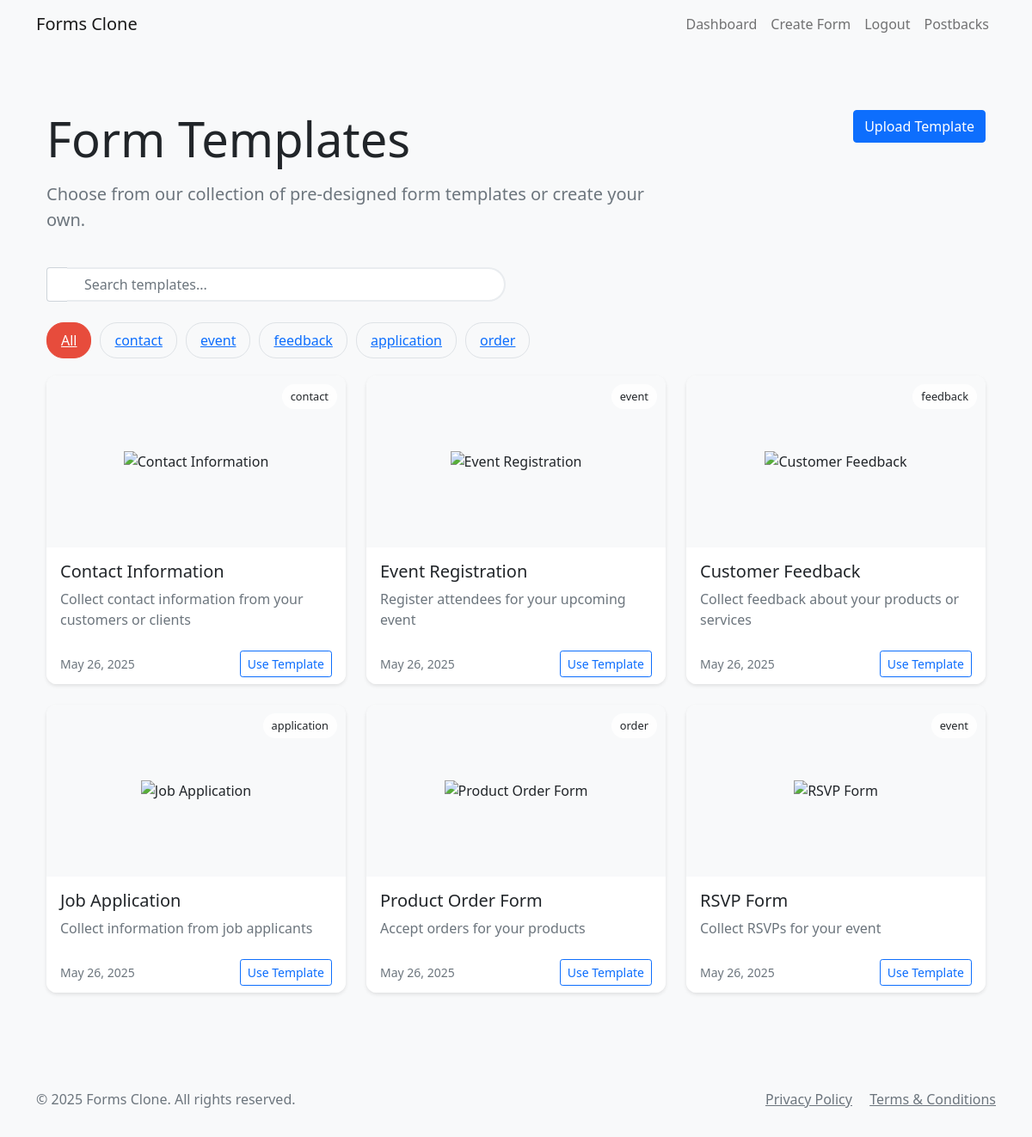
Screenshot of /templates (signed in) with the database file from the repository.
### app.py (models this page shows, shortened)
class FormTemplate(db.Model):
    id = db.Column(db.Integer, primary_key=True)
    title = db.Column(db.String(200), nullable=False)
    description = db.Column(db.Text)
    questions = db.Column(db.Text)  # JSON string of questions
    category = db.Column(db.String(50))  # e.g., 'survey', 'registration', 'feedback'
    created_at = db.Column(db.DateTime, default=datetime.utcnow)
    is_public = db.Column(db.Boolean, default=True)
    preview_image = db.Column(db.String(255), nullable=True)
    user_id = db.Column(db.Integer, db.ForeignKey('user.id'), nullable=True)
    user = db.relationship('User', backref='templates')
    template_data = db.Column(db.Text, nullable=True)  # JSON string of complete template data

### app.py (the view)
@app.route('/templates')
def template_gallery():
    categories = db.session.query(FormTemplate.category).distinct().all()
    categories = [cat[0] for cat in categories if cat[0]]
    selected_category = request.args.get('category')
    search_query = request.args.get('search', '')
    query = FormTemplate.query.filter_by(is_public=True)
    if selected_category:
        query = query.filter_by(category=selected_category)
    if search_query:
        query = query.filter(
            (FormTemplate.title.ilike(f'%{search_query}%')) |
            (FormTemplate.description.ilike(f'%{search_query}%'))
        )
    templates = query.order_by(FormTemplate.created_at.desc()).all()
    return render_template('template_gallery.html',
                         templates=templates,
                         categories=categories,
                         selected_category=selected_category,
                         search_query=search_query)

### app.py (called while the page is built)
@app.context_processor
def inject_now():
    return {'now': datetime.now()}

@app.context_processor
def inject_csrf_token():
    return {'csrf_token': lambda: 'dummy_token'}

@login_manager.user_loader
def load_user(user_id):
    return User.query.get(int(user_id))

### templates/template_gallery.html (shortened to what this page needs)
{% extends "base.html" %}
{% block content %}
<div class="container py-5">
    <div class="row mb-4">
        <div class="col-md-8">
            <h1 class="display-4 mb-3">Form Templates</h1>
            <p class="lead text-muted">Choose from our collection of pre-designed form templates or create your own.</p>
        </div>
        <div class="col-md-4 text-md-end">
            <a href="{{ url_for('upload_template') }}" class="btn btn-primary">
                 Upload Template
            </a>
        </div>
    </div>
    <div class="row mb-4">
        <div class="col-md-6">
            <div class="input-group">
                <span class="input-group-text bg-white border-end-0">
                </span>
                <input type="text" class="form-control search-box border-start-0"
                       placeholder="Search templates..."
                       value="{{ search_query }}"
                       onkeyup="if(event.keyCode === 13) searchTemplates(this.value)">
            </div>
        </div>
    </div>
    <div class="category-filter">
        <a href="{{ url_for('template_gallery') }}"
           class="category-btn {% if not selected_category %}active{% endif %}">
            All
        </a>
        {% for category in categories %}
        <a href="{{ url_for('template_gallery', category=category) }}"
           class="category-btn {% if selected_category == category %}active{% endif %}">
            {{ category }}
        </a>
        {% endfor %}
    </div>
    <div class="row row-cols-1 row-cols-md-2 row-cols-lg-3 g-4">
        {% for template in templates %}
        <div class="col">
            <div class="card template-card h-100">
                <div class="template-preview">
                    <span class="category-badge">{{ template.category }}</span>
                </div>
                <div class="card-body">
                    <h5 class="card-title">{{ template.title }}</h5>
                    <p class="card-text text-muted">{{ template.description }}</p>
                </div>
                <div class="card-footer bg-white border-top-0">
                    <div class="d-flex justify-content-between align-items-center">
                        <small class="text-muted">
                            {{ template.created_at.strftime('%b %d, %Y') }}
                        </small>
                        <a href="{{ url_for('use_template', template_id=template.id) }}"
                           class="btn btn-sm btn-outline-primary">
                            Use Template
                        </a>
                    </div>
                </div>
            </div>
        </div>
        {% endfor %}
    </div>
</div>
{% endblock %}

### static/css/style.css (style rules this page uses)
body { background-color: #f8f9fa; }
.card { box-shadow: 0 2px 4px rgba(0, 0, 0, 0.1); border: none; }
.card-title { margin-bottom: 0.5rem; font-weight: 500; }

### templates/template_gallery.html (style rules this page uses)
.template-card { transition: transform 0.3s ease, box-shadow 0.3s ease; border: none; border-radius: 12px; overflow: hidden; }
.template-preview { height: 200px; background: #f8f9fa; display: flex; align-items: center; justify-content: center; position: relative; overflow: hidden; }
.category-badge { position: absolute; top: 10px; right: 10px; background: rgba(255,255,255,0.9); padding: 5px 10px; border-radius: 20px; font-size: 0.8rem; font-weight: 500; }
.search-box { border-radius: 25px; padding-left: 20px; padding-right: 20px; border: 2px solid #e9ecef; transition: all 0.3s ease; }
.category-filter { display: flex; gap: 10px; flex-wrap: wrap; margin-bottom: 20px; }
.category-btn { border-radius: 20px; padding: 8px 16px; background: #f8f9fa; border: 1px solid #dee2e6; transition: all 0.3s ease; }
.category-btn:hover, .category-btn.active { background: #e74c3c; color: white; border-color: #e74c3c; }

### rows the page displays
FormTemplate: category "contact", title "Contact Information", description "Collect contact information from your customers or clients", created_at "May 26, 2025"
FormTemplate: category "event", title "Event Registration", description "Register attendees for your upcoming event", created_at "May 26, 2025"
FormTemplate: category "feedback", title "Customer Feedback", description "Collect feedback about your products or services", created_at "May 26, 2025"
FormTemplate: category "application", title "Job Application", description "Collect information from job applicants", created_at "May 26, 2025"
FormTemplate: category "order", title "Product Order Form", description "Accept orders for your products", created_at "May 26, 2025"
FormTemplate: category "event", title "RSVP Form", description "Collect RSVPs for your event", created_at "May 26, 2025"

### other values shown
{{ category }} "contact" "event" "feedback" "application" "order"
{{ moment().format('YYYY') }} "2025"
